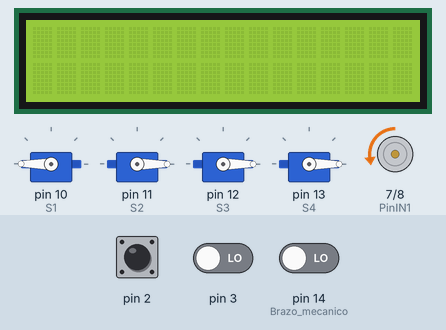
A sketch run on a simulated Arduino Uno, built with avr-gcc and run on an emulated ATmega328P. On the bench: 4 × servo, 16×2 character LCD, motor-driver pin pairs drawn as motors (green arrow = first pin HIGH = forward, orange = second pin HIGH = backward, longer = more drive, scaled by the enable pin). Inputs (shaded band) come from the test bench; at power-on: pin 2 LOW, pin 3 LOW, pin 14 (Brazo_mecanico) LOW.

Above: at 1.2 s.
1.3 s: pin 2 driven HIGH
At 2.5 s:
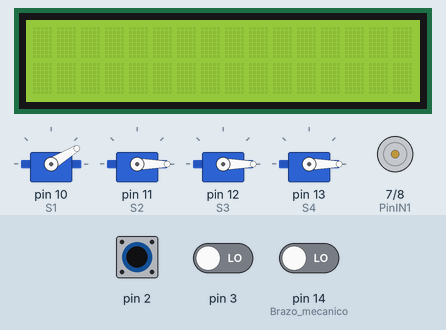
4.3 s: pin 3 driven HIGH
At 5.0 s:
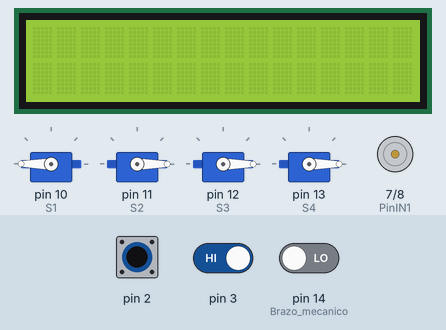
6.8 s: pin 2 pulsed LOW 5 times (0.12 s each, 0.3 s apart)
At 10.9 s:
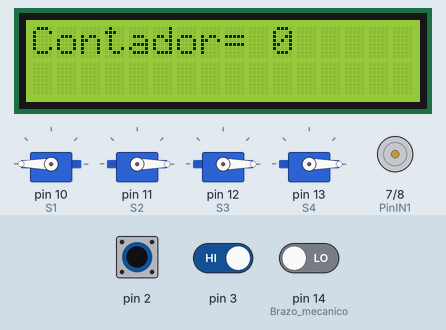
Timing chart, 0 to 12.4 s (numbered marks = the images above; inputs shaded):
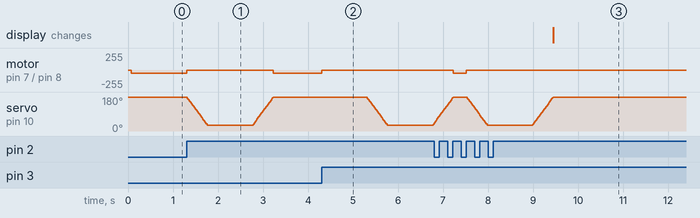

The sketch:

Banda_Transportadora.ino
```cpp
//Codigo hecho por Rafael Leal R
// Incluímos la librería para poder controlar servos
#include <Servo.h>
//Incluímos la libreria del LCD
#include <LCD.h>
#include <Wire.h>
#include <LiquidCrystal.h>
#include <LiquidCrystal_I2C.h>
#include <LiquidCrystal_SI2C.h>
LiquidCrystal_I2C lcd(0x27, 2, 1, 0, 4, 5, 6, 7, 3, POSITIVE);//Direccion de LCD
Servo S1;
Servo S2;
Servo S3;
Servo S4;
//Pines para el Motor
int PinIN1 = 7;
int PinIN2 = 8;
int ENA = 9;

//Pines 2,3,18,19 para la lectura de los fototransistores
volatile int contador = 0;// contador final
volatile int Validarcontador = 8;//Validación del contador
volatile int ValorTR = 0; //Valor fototransistores
volatile int VarEstado = 0; //Variable de estación

void setup() {
Serial.begin(9600);
//pines de entrada
pinMode(14, INPUT);// Brazo mecanico
pinMode(17, INPUT);// Fototransistor 4
//Interrupciones
attachInterrupt(digitalPinToInterrupt(2), FotoTR1, RISING);
attachInterrupt(digitalPinToInterrupt(3), FotoTR2, RISING);
attachInterrupt(digitalPinToInterrupt(18), FotoTR3, RISING);
//attachInterrupt(digitalPinToInterrupt(19), FotoTR4, RISING);
attachInterrupt(digitalPinToInterrupt(19), STOP,  RISING);
// Pines para el motor
pinMode(PinIN1, OUTPUT);
pinMode(PinIN2, OUTPUT);
pinMode(ENA , OUTPUT);

// Iniciamos servos para que empiecen a trabajar con los pines 9,10,11,12
  S1.attach(10);
  S2.attach(11);
  S3.attach(12);
  S4.attach(13);
// Inicializamos al ángulo 0 de los servomotores
  S1.write(180);
  S2.write(0);
  S3.write(0);
  S4.write(0);
lcd.begin(16,2);    // Indicamos medidas de LCD
lcd.clear();//Elimina todos los simbolos del LCD
}
void loop() {
BeginBanda();
//Estaciones de la banda
  //Primera estación
  if (ValorTR == 1 and VarEstado >= 0){
    StopBanda();
    //delay(1000);
    int x = LOW;
    unsigned long var = millis();
    while (millis() <= var + 10000) {
    //MUCHO OJO AQUI SE HACE LA LECTURA DEL BRAZO, QUE SERÍA LA SEÑAL DE LOS SENSORES
    x = !digitalRead(14);
      if (x == HIGH) {
        for (int i = 179; i > 30; i--) {
        S1.write(i);
        delay(3);
        }
        delay(1000);
        for (int i = 30; i <= 180; i++){
        S1.write(i);
        delay(3);
        }
        break;
        }
    }
    ValorTR = 0;
    //contador++;
    }
  //Segunda estación
  if (ValorTR == 2 and VarEstado > 0){
    StopBanda();
    delay(1000);
    int x = LOW;
    unsigned long var = millis();
    while (millis() <= var + 10000) {
    //MUCHO OJO AQUI SE HACE LA LECTURA DEL BRAZO, QUE SERÍA LA SEÑAL DE LOS SENSORES
    x = !digitalRead(14);
      if (x == HIGH) {
        for (int i = 179; i > 30; i--) {
        S1.write(i);
        delay(3);
        }
        delay(1000);
        for (int i = 30; i <= 180; i++){
        S1.write(i);
        delay(3);
        }
        break;
    }
  }
    ValorTR = 0;
  }
  //Tercera estación
  if (ValorTR == 3 and VarEstado > 0){
    StopBanda();
    delay(1000);
    int x = LOW;
    unsigned long var = millis();
    while (millis() <= var + 10000) {
    //MUCHO OJO AQUI SE HACE LA LECTURA DEL BRAZO, QUE SERÍA LA SEÑAL DE LOS SENSORES
    x = !digitalRead(14);
      if (x == HIGH) {
        for (int i = 179; i > 30; i--) {
        S1.write(i);
        delay(3);
        }
        delay(1000);
        for (int i = 30; i <= 180; i++){
        S1.write(i);
        delay(3);
        }
        ValorTR = 0;
        break;
    }
  }

  // Cuarta estación sin interrupción
    BeginBanda();
     x = 1;
    while (x == 1) {
    x = digitalRead(17);
      if (x == 0) {
        ValorTR = 4;
        StopBanda();
        //delay(1000);
        int x = LOW;
        unsigned long var = millis();
        while (millis() <= var + 10000) {
        x = !digitalRead(14);
        if (x == HIGH) {
        for (int i = 179; i > 30; i--) {
        S1.write(i);
        delay(3);
        }
        delay(1000);
        for (int i = 30; i <= 180; i++){
        S1.write(i);
        delay(3);
        }
        Validarcontador = 0;
        break;
      }
      if (Validarcontador == 8) {Validarcontador = 1;}
    }
      if (Validarcontador == 1) {contador++;}
      ValorTR = 0;
      VarEstado = 0;
      }
    }
  /*//Cuarta estación
  if (ValorTR == 4 and VarEstado > 0){
    StopBanda();
    delay(1000);
    for (int i = 179; i > 30; i--) {
    S4.write(i);
    delay(3);
  }
  delay(1000);
  for (int i = 30; i <= 180; i++){
    S4.write(i);
    delay(3);
    }
    ValorTR = 0;
    VarEstado = 0;
  }
  */
  }
  if (VarEstado > 4){
    StopBanda ();
    //Display counter
    lcd.setCursor(0,0);//Posiciona el cursor
    lcd.print("Contador= ");
    lcd.setCursor(10,0);
    lcd.print(contador);
    delay (60000);
    lcd.clear();//Elimina todos los simbolos del LCD
    contador = 0;
    VarEstado = 0;
    }
}
void BeginBanda(){
  digitalWrite (PinIN1, LOW);
  digitalWrite (PinIN2, HIGH);
  analogWrite(ENA,50); //PWM para la velocidad del motor
}


void FotoTR1 () {
  VarEstado++;
  //contador++;
  ValorTR = 1;
}

void FotoTR2 () {
  ValorTR = 2;
  VarEstado++;
}

void FotoTR3 () {
  ValorTR = 3;
  VarEstado++;
}

/*void FotoTR4 () {
  ValorTR = 4;
  VarEstado++;
}*/

void StopBanda () {
  digitalWrite (PinIN1, LOW);
  digitalWrite (PinIN2, LOW);
  analogWrite(ENA,0); //PWM para la velocidad del motor
}

void STOP () {
  //digitalWrite (PinIN1, LOW);
  //digitalWrite (PinIN2, LOW);
int  Boton = digitalRead(19);
  if (Boton==1){
    ValorTR = 0;
    VarEstado = 8;
    }
}
```

Measured:
- after the input at 1.3 s, motor on pin 7 (PinIN1) / pin 8 (PinIN2): backward 50/255 → stopped at once, → backward 50/255 1.9 s later
- after the input at 4.3 s, motor on pin 7 (PinIN1) / pin 8 (PinIN2): backward 50/255 → stopped at once
- after the input at 6.8 s, the display: changes after 2.7 s (image 3)
